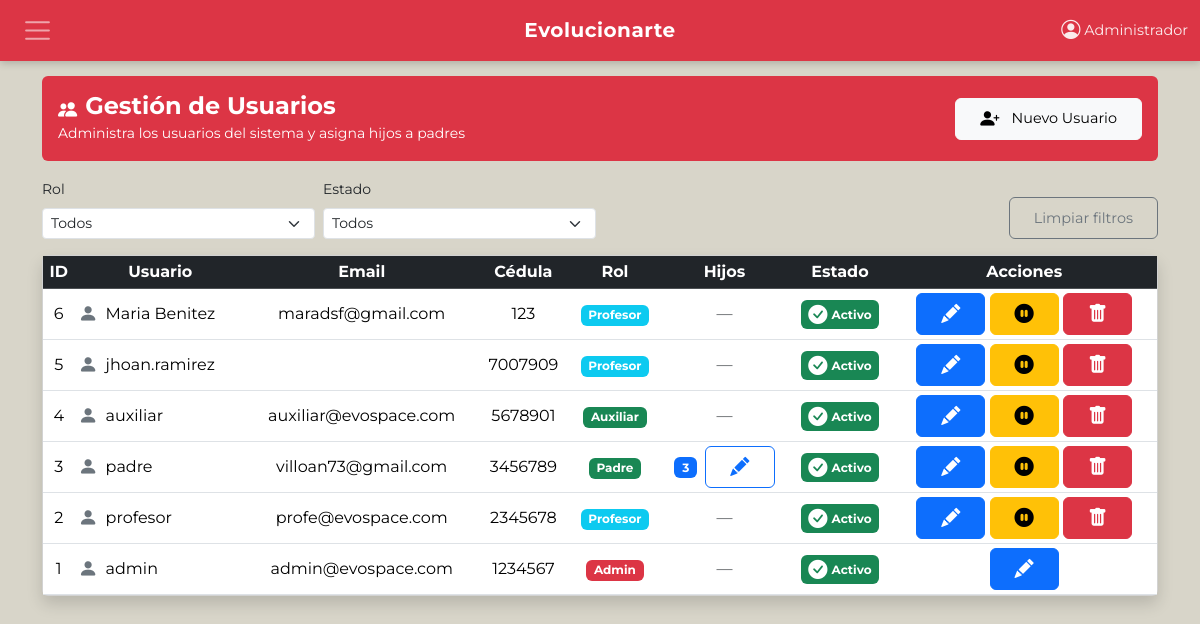
Page /secciones/usuarios.php (signed in) on the committed database.
### tables this page shows
CREATE TABLE `usuarios` (
  `id_usuario` int(11) NOT NULL,
  `usuario` varchar(50) NOT NULL,
  `email` varchar(150) NOT NULL,
  `cedula` varchar(20) NOT NULL,
  `password_hash` varchar(255) NOT NULL,
  `id_rol` int(11) NOT NULL,
  `nombre_completo` varchar(150) DEFAULT NULL,
  `telefono` varchar(20) DEFAULT NULL,
  `activo` tinyint(1) DEFAULT 1,
  `fecha_creacion` timestamp NOT NULL DEFAULT current_timestamp()
);

CREATE TABLE `roles` (
  `id_rol` int(11) NOT NULL,
  `nombre` varchar(50) NOT NULL,
  `descripcion` varchar(255) DEFAULT NULL
);

### secciones/usuarios.php (the view, shortened to what this page needs)
<?php
include '../includes/header.php';
include '../includes/navbar.php';
require_once '../config/db.php';
$sql = "SELECT u.*, r.nombre AS rol_nombre,
               (SELECT GROUP_CONCAT(permiso) FROM usuarios_permisos WHERE id_usuario = u.id_usuario) AS permisos_lista,
               COUNT(a.id_alumno) AS total_hijos
        FROM usuarios u
        LEFT JOIN roles r ON u.id_rol = r.id_rol
        LEFT JOIN alumnos a ON u.id_usuario = a.id_padre
        WHERE 1=1";
$params = [];
$sql .= " GROUP BY u.id_usuario ORDER BY u.id_usuario DESC";
$stmt = $pdo->prepare($sql);
$stmt->execute($params);
$usuarios = $stmt->fetchAll(PDO::FETCH_ASSOC);
?>
<div class="container mt-3 pb-4">
    <div class="bg-danger text-white p-3 rounded mb-3 d-flex justify-content-between align-items-center">
        <div>
            <h4 class="h4 fw-bold mb-0"><i class="bi bi-people-fill me-2"></i>Gestión de Usuarios</h4>
            <small>Administra los usuarios del sistema y asigna hijos a padres</small>
        </div>
        <button class="btn btn-light btn-sm" data-bs-toggle="modal" data-bs-target="#modalUsuario" onclick="limpiarFormulario()">
            <i class="bi bi-person-plus-fill me-1"></i> Nuevo Usuario
        </button>
    </div>
    <div class="row g-2 mb-3 align-items-end">
        <div class="col-md-3">
            <label class="form-label small">Rol</label>
            <select id="filtroRol" class="form-select form-select-sm" onchange="window.location.href='?rol='+this.value+'&estado='+document.getElementById('filtroEstado').value">
                <option value="">Todos</option>
            </select>
        </div>
        <div class="col-md-3">
            <label class="form-label small">Estado</label>
            <select id="filtroEstado" class="form-select form-select-sm" onchange="window.location.href='?rol='+document.getElementById('filtroRol').value+'&estado='+this.value">
                <option value="-1">Todos</option>
            </select>
        </div>
        <div class="col-md-6 text-end">
            <a href="?rol=&estado=-1" class="btn btn-outline-secondary btn-sm">Limpiar filtros</a>
        </div>
    </div>
    <div class="card shadow">
        <div class="card-body p-0">
            <div class="table-responsive">
                <table class="table table-hover table-sm mb-0">
                    <thead class="table-dark text-center">
                        <tr>
                            <th>ID</th>
                            <th>Usuario</th>
                            <th>Email</th>
                            <th>Cédula</th>
                            <th>Rol</th>
                            <th>Hijos</th>
                            <th>Estado</th>
                            <th>Acciones</th>
                        </tr>
                    </thead>
                    <tbody>
                        <?php if (empty($usuarios)): ?>
                            <tr><td colspan="8" class="text-center">No hay usuarios registrados.</td></tr>
                        <?php else: ?>
                            <?php foreach ($usuarios as $u): ?>
                                <tr class="text-center align-middle">
                                    <td><?= $u['id_usuario'] ?></td>
                                    <td class="text-start"><i class="bi bi-person-fill me-2 text-secondary"></i><?= htmlspecialchars($u['usuario']) ?></td>
                                    <td><?= htmlspecialchars($u['email']) ?></td>
                                    <td><?= htmlspecialchars($u['cedula']) ?></td>
                                    <td>
                                        <?php
                                        $rolNombre = $u['rol_nombre'] ?? 'Sin rol';
                                        $badgeColor = $rolNombre === 'admin' ? 'danger' : ($rolNombre === 'profesor' ? 'info' : 'success');
                                        ?>
                                        <span class="badge bg-<?= $badgeColor ?>"><?= ucfirst($rolNombre) ?></span>
                                    </td>
                                    <td>
                                        <?php if ($rolNombre === 'padre'): ?>
                                            <span class="badge bg-primary"><?= $u['total_hijos'] ?></span>
                                            <button class="btn btn-outline-primary btn-sm ms-1" data-bs-toggle="modal" data-bs-target="#modalHijos"
                                                    onclick="cargarHijos(<?= $u['id_usuario'] ?>, '<?= htmlspecialchars($u['usuario']) ?>')">
                                                <i class="bi bi-pencil-fill"></i>
                                            </button>
                                        <?php else: ?>
                                            <span class="text-muted">—</span>
                                        <?php endif; ?>
                                    </td>
                                    <td>
                                        <?php if ($u['activo']): ?>
                                            <span class="badge bg-success"><i class="bi bi-check-circle-fill me-1"></i>Activo</span>
                                        <?php else: ?>
                                            <span class="badge bg-danger"><i class="bi bi-x-circle-fill me-1"></i>Inactivo</span>
                                        <?php endif; ?>
                                    </td>
                                    <td>
                                        <button class="btn btn-primary btn-sm" data-bs-toggle="modal" data-bs-target="#modalUsuario"
                                                onclick="editarUsuario(<?= htmlspecialchars(json_encode($u)) ?>)">
                                            <i class="bi bi-pencil-fill"></i>
                                        </button>
                                        <?php if ($u['id_usuario'] != $_SESSION['id_usuario']): ?>
                                            <form method="POST" style="display:inline-block;">
                                                <button type="submit" class="btn btn-<?= $u['activo'] ? 'warning' : 'success' ?> btn-sm">
                                                    <i class="bi bi-<?= $u['activo'] ? 'pause-circle-fill' : 'play-circle-fill' ?>"></i>
                                                </button>
                                            </form>
                                            <form method="POST" style="display:inline-block;" onsubmit="return confirm('¿Seguro que deseas eliminar este usuario?');">
                                                <button type="submit" class="btn btn-danger btn-sm">
                                                    <i class="bi bi-trash-fill"></i>
                                                </button>
                                            </form>
                                        <?php endif; ?>
                                    </td>
                                </tr>
                            <?php endforeach; ?>
                        <?php endif; ?>
                    </tbody>
                </table>
            </div>
        </div>
    </div>
</div>
<?php include '../includes/footer.php'; ?>

### includes/header.php (style rules this page uses)
* { font-family: "Montserrat", sans-serif; }
body { background-color: #d8d5c9; padding-top: 60px; padding-bottom: 30px; }
.bi { display: inline-block; font-size: 1.2rem; vertical-align: -0.125em; }
.btn { padding: 0.5rem 1.5rem; font-size: 0.9rem; border-radius: 0.375rem; height: 42px; display: inline-flex; align-items: center; justify-content: center; gap: 0.5rem; white-space: nowrap; }

### rows in the picture
usuarios: id_usuario "6", usuario "Maria Benitez", email "maradsf@gmail.com", cedula "123", id_rol.nombre "Profesor", activo 1 (drawn)
usuarios: id_usuario "5", usuario "jhoan.ramirez", cedula "7007909", id_rol.nombre "Profesor", activo 1 (drawn)
usuarios: id_usuario "4", usuario "auxiliar", email "auxiliar@evospace.com", cedula "5678901", id_rol.nombre "Auxiliar", activo 1 (drawn)
usuarios: id_usuario "3", usuario "padre", email "villoan73@gmail.com", cedula "3456789", id_rol.nombre "Padre", total_hijos "3", activo 1 (drawn)
usuarios: id_usuario "2", usuario "profesor", email "profe@evospace.com", cedula "2345678", id_rol.nombre "Profesor", activo 1 (drawn)
usuarios: id_usuario "1", usuario "admin", email "admin@evospace.com", cedula "1234567", id_rol.nombre "Admin", activo 1 (drawn)

### other values in the picture
$_SESSION['nombre_completo'] "Administrador"
